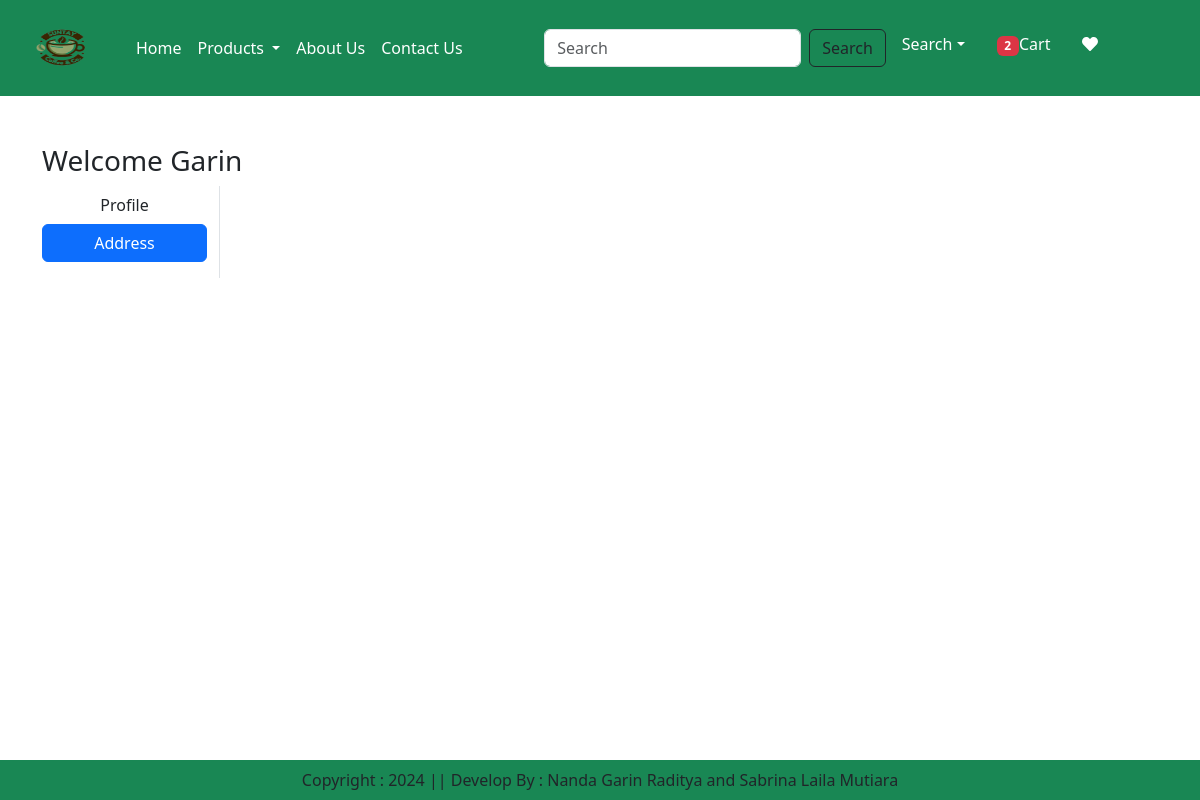
Page /address/ (signed in) on the earlier database version.
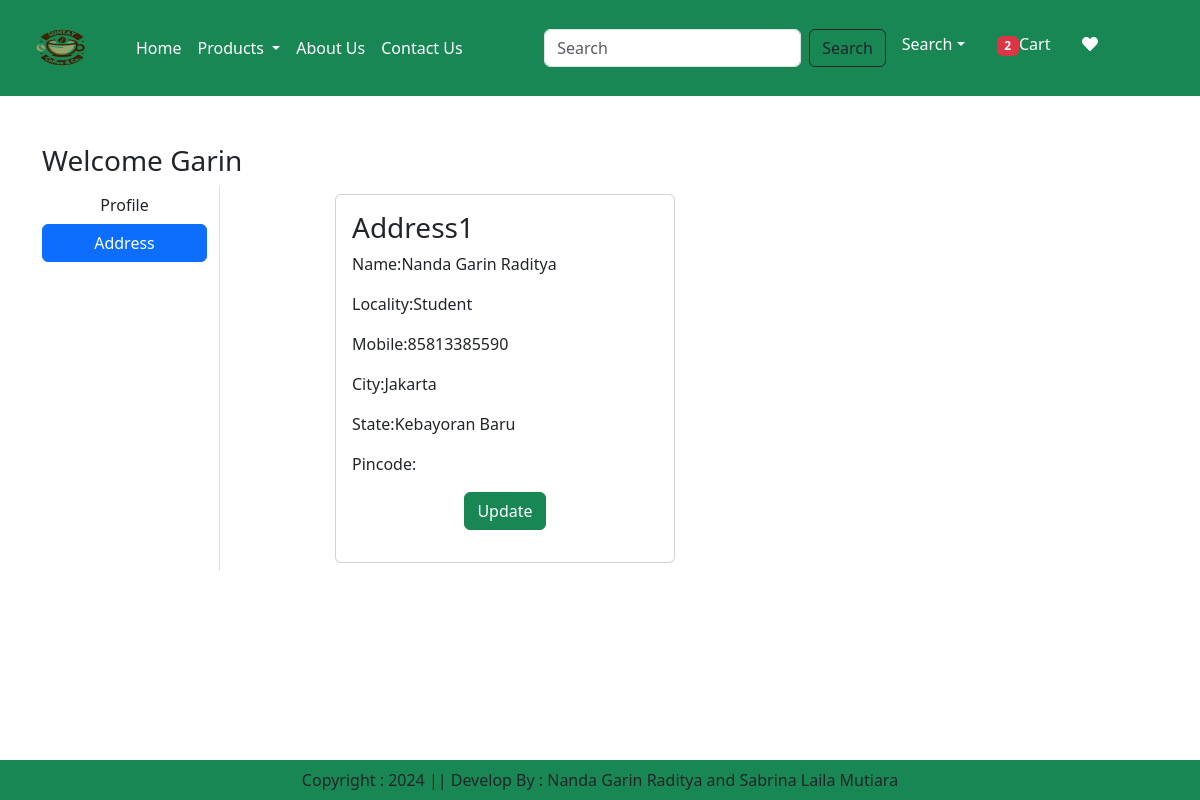
Same page on the later database version.
### app/models.py (models this page shows, shortened)
class Customer(models.Model):
    user = models.ForeignKey(User, on_delete=models.CASCADE)
    name = models.CharField(max_length=200)
    locality = models.CharField(max_length=200)
    city = models.CharField(max_length=50)
    mobile = models.IntegerField(default=0)
    zipcode = models.IntegerField()
    state = models.CharField(choices=STATE_CHOICES, max_length=100)

### app/views.py (the view)
# urls.py: path('address/', views.address, name='address'),
def address(request):
    add = Customer.objects.filter(user=request.user)
    totalitem = 0
    if request.user.is_authenticated:
        totalitem = len(Cart.objects.filter(user=request.user))
    return render(request, "app/address.html", locals())

### app/templates/app/address.html (shortened to what this page needs)
{% extends "app/base.html" %}
{% load static %}
{% block main-content %}
<div class="container my-5">
    <div class="row">
        <h3>Welcome <span class="text-capitalize">{{request.user}}</span></h3>
    <div class="col-sm-2 border-end">
        <ul class="list-unstyled">
            <li class="d-grid"><a href="{% url 'profile' %}" class="btn ">Profile</a></li>
            <li class="d-grid"><a href="{% url 'address' %}" class="btn btn-primary">Address</a></li>
        </ul>
    </div>
    <div class="col-sm-8 offset-sm-1">
            <div class="row">
                {% for ad in add %}
                <div class="col-sm-6">
                    <div class="card m-2">
                        <div class="card-body">
                            <h3>Address{{forloop.counter}}</h3>
                            <p>Name:{{ad.name}}</p>
                            <p>Locality:{{ad.locality}}</p>
                            <p>Mobile:{{ad.mobile}}</p>
                            <p>City:{{ad.city}}</p>
                            <p>State:{{ad.state}}</p>
                            <p>Pincode:{{ad.pincode}}</p>
                            <p class="text-center"><a href="{% url 'updateAddress' pk=ad.id %}" type="button" class="btn btn-success">Update</a></p>
                        </div>
                    </div>
                </div>
                {% endfor %}
            </div>
    </div>
{% endblock main-content %}

Differences in the rows shown:
added Customer: name "Nanda Garin Raditya", locality "Student", mobile "85813385590", city "Jakarta", state "Kebayoran Baru"
